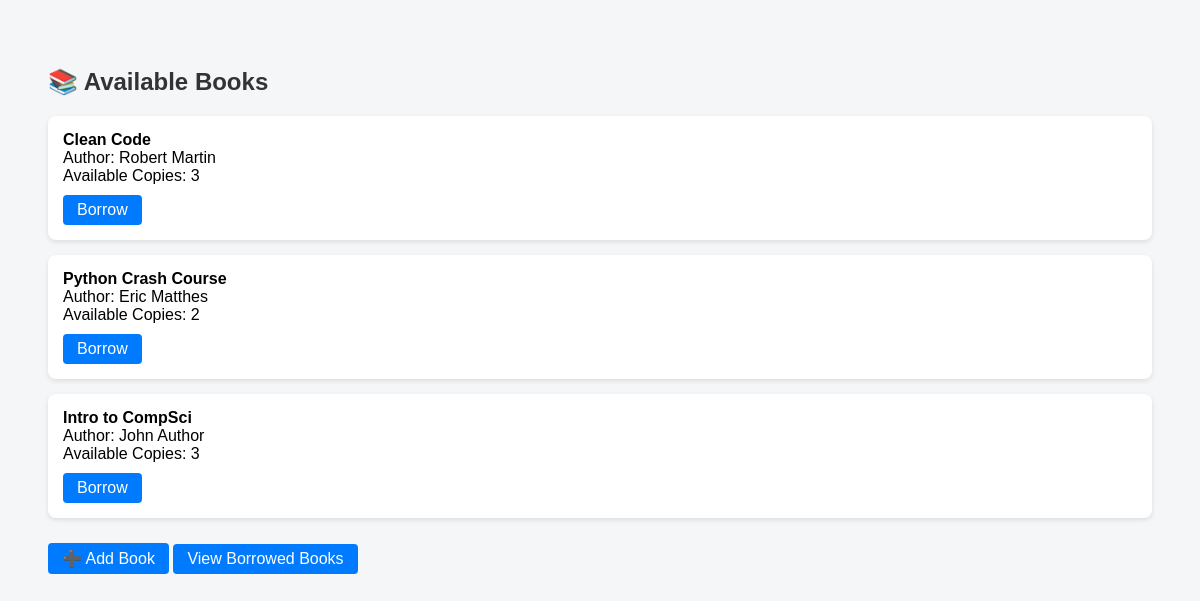
The page / on the database its author committed.
### tables this page shows
CREATE TABLE books (
            id INTEGER PRIMARY KEY,
            title TEXT,
            author TEXT,
            available_copies INTEGER
        );

### app.py (the view)
@app.route("/")
def books():
    with get_db() as conn:
        books = conn.execute("SELECT * FROM books").fetchall()
    return render_template("books.html", books=books)

### app.py (called while the page is built)
def get_db():
    return sqlite3.connect(DB)

### templates/books.html (shortened to what this page needs)
<!DOCTYPE html>
<html>
<head>
</head>
<body>
<h2>📚 Available Books</h2>
<ul>
{% for book in books %}
    <li>
        <div class="book-info">
            <strong>{{ book[1] }}</strong><br>
            Author: {{ book[2] }}<br>
            Available Copies: {{ book[3] }}
        </div>
        <a class="btn" href="/borrow/{{ book[0] }}">Borrow</a>
    </li>
{% endfor %}
</ul>
<div class="nav">
    <a class="btn" href="/add-book">➕ Add Book</a>
    <a class="btn" href="/borrowed">View Borrowed Books</a>
</div>
</body>
</html>

### templates/books.html (style rules this page uses)
body { font-family: Arial, sans-serif; background-color: #f4f6f8; padding: 40px; }
h2 { color: #333; }
ul { list-style: none; padding: 0; }
li { background: white; margin-bottom: 15px; padding: 15px; border-radius: 8px; box-shadow: 0 2px 5px rgba(0,0,0,0.1); }
.book-info { margin-bottom: 10px; }
.btn { display: inline-block; text-decoration: none; background: #007bff; color: white; padding: 6px 14px; border-radius: 4px; }
.nav { margin-top: 25px; }

### rows shown on the page
books: title "Clean Code", author "Robert Martin", available_copies "3"
books: title "Python Crash Course", author "Eric Matthes", available_copies "2"
books: title "Intro to CompSci", author "John Author", available_copies "3"
